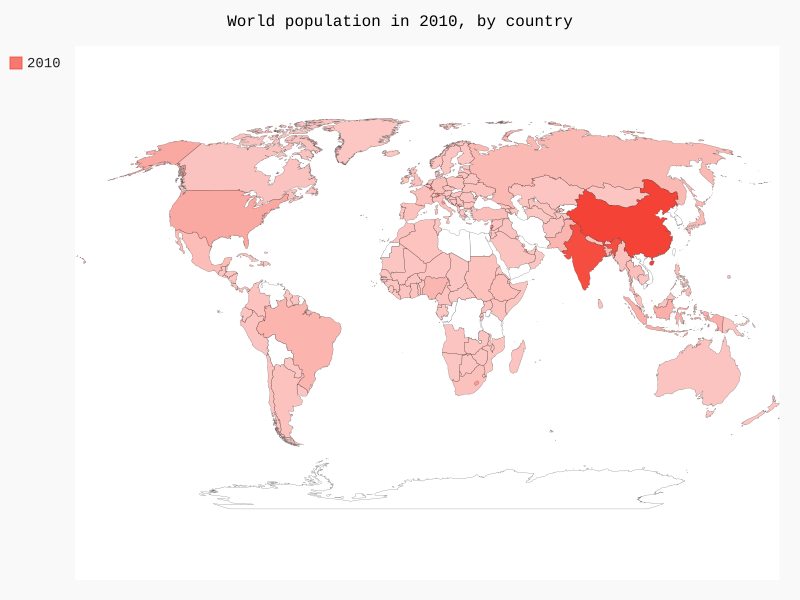

Recreate this plot in Python.
import pygal
import json
from countries_code import get_country_code


# Load data
filename = "population_data.json"

with open(filename) as f:
    population_data = json.load(f)
    

# Print the 2010 population for each country.
countrycode_populations = {}
for population in population_data:
    if population['Year'] == '2010':
        country_name = population['Country Name']
        population_total = int(float(population['Value']))
        code = get_country_code(country_name)
        if code:
            countrycode_populations[code] = population_total
        

world_map = pygal.maps.world.World()
world_map.title = "World population in 2010, by country"
world_map.add('2010', countrycode_populations)

world_map.render_to_file('world_population.svg')
            
